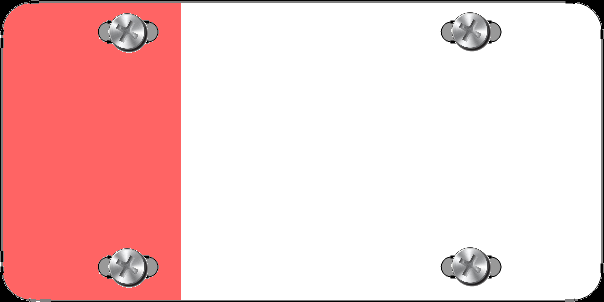
#> input picture images/foreign.bmp, 604 x 302 px
$ python -i common.py   (imports and definitions only)
#> lines starting #> are read from the running program, lines starting #| are printed output that depends on the picture; after the words box and inside, x2 and y2 are one past the last pixel; in counts of white or black regions, pixels touching at a corner belong together
#> further down, picture is the input picture: shape (302, 604, 3); mean B, G, R 203.6, 203.6, 245.3
import cv2
import numpy as np
from PIL import Image
from PIL import ImageDraw
from math import *


COLOR_TYPE = {'white': (255, 255, 255), 'black': (10, 10, 10),
              'red': (0, 0, 255), 'green': (0, 201, 0),
              'yellow': (20, 170, 240)}

BG_FT_TYPE = [('white', 'black'), ('white', 'red'), ('white', 'green'),
              ('red', 'white'), ('green', 'white'), ('yellow', 'black')]

index = {"0": 0, "1": 1, "2": 2, "3": 3, "4": 4, "5": 5, "6": 6, "7": 7,
         "8": 8, "9": 9, "A": 10, "B": 11, "C": 12, "D": 13, "E": 14,
         "F": 15, "G": 16, "H": 17, "J": 18, "K": 19, "L": 20, "M": 21,
         "N": 22, "P": 23, "Q": 24, "R": 25, "S": 26, "T": 27, "U": 28,
         "V": 29, "W": 30, "X": 31, "Y": 32, "Z": 33, "軍": 34, "外": 35,
         "使": 36}

chars = ["0", "1", "2", "3", "4", "5", "6", "7", "8", "9", "A",
         "B", "C", "D", "E", "F", "G", "H", "J", "K", "L", "M",
         "N", "P", "Q", "R", "S", "T", "U", "V", "W", "X", "Y",
         "Z", "軍", "外", "使"]

electric_string = ["電", "動", "車"]

area_string = {0: ["台", "灣", "省"],
               1: ["台", "北", "市"],
               2: ["高", "雄", "市"],
               3: ["金", "門", "縣"],
               4: ["連", "江", "縣"]}

mix_string = {0: ["台", "灣", "省"],
              1: ["台", "北", "市"],
              2: ["高", "雄", "市"],
              3: ["金", "門", "縣"],
              4: ["連", "江", "縣"],
              5: ["電", "動", "車"]}


# [102 lines left out: functions CoordinateTrans, AddSmudginess, rot, rotRandrom, tfactor, random_envirment, not called in this run]


def find_rect(im):
    gray = np.array(im, dtype=np.uint8)
    gray = cv2.cvtColor(gray, cv2.COLOR_BGR2GRAY)
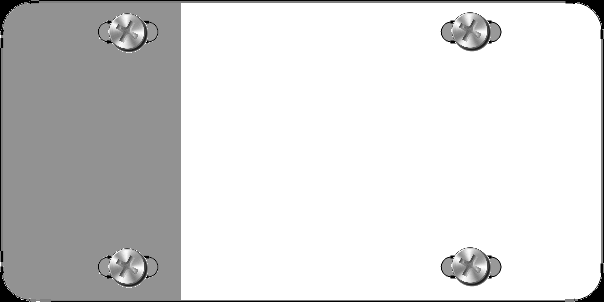
#> gray: shape (302, 604); min 0, max 255, mean 216
    binary = np.uint8(gray)
    cnts = cv2.findContours(binary, cv2.RETR_EXTERNAL, cv2.CHAIN_APPROX_SIMPLE)[1]
#> cnts = 3 contours, 2 with area under 20; largest, box (x1, y1, x2, y2) and area: (0, 0, 604, 302) 178804
    if (len(cnts) > 0):
        box = cv2.boundingRect(cnts[0])
#> box = (1, 29, 1, 1)
    else:
        box = (0, 0, 0, 0)
    return box


# [31 lines left out: functions random_position, GenCh, GenEng, not called in this run]


def AddGauss(img, level):
    return cv2.blur(img, (level * 2 + 1, level * 2 + 1))


def r(val):
    return int(np.random.random() * val)


# [15 lines left out: functions AddNoiseSingleChannel, addNoise, not called in this run]

>>> import cv2
>>> picture = cv2.imread('images/foreign.bmp')
>>> result = find_rect(picture)
#> result = (1, 29, 1, 1)
